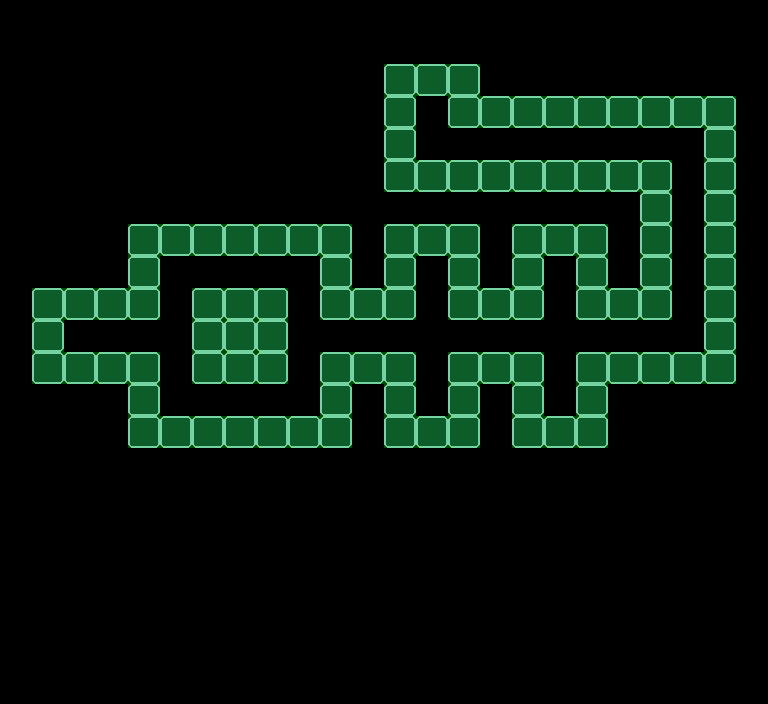

Below is a game level as drawn by its tile map, then a one-line description and the .tmx file that defines it, in full:
An orthogonal 24x22 tile map with 32x32 px tiles, 2 tile layers (Parede, Colisor), 2 tilesets.

<map version="1.2" tiledversion="1.2.2" orientation="orthogonal" renderorder="right-down" width="24" height="22" tilewidth="32" tileheight="32" infinite="0" nextlayerid="5" nextobjectid="1">
 <tileset firstgid="1" name="Tileset PNG.fw" tilewidth="32" tileheight="32" tilecount="144" columns="12">
  <image source="../../Images/Tileset/Tileset PNG.fw.png" width="384" height="384" />
 </tileset>
 <tileset firstgid="145" source="../ColisorImage.tsx" />
 <layer id="3" name="Parede" width="24" height="22">
  <data encoding="csv">
0,0,0,0,0,0,0,0,0,0,0,0,0,0,0,0,0,0,0,0,0,0,0,0,
0,0,0,0,0,0,0,0,0,0,0,0,0,0,0,0,0,0,0,0,0,0,0,0,
0,0,0,0,0,0,0,0,0,0,0,0,65,65,65,0,0,0,0,0,0,0,0,0,
0,0,0,0,0,0,0,0,0,0,0,0,65,0,65,65,65,65,65,65,65,65,65,0,
0,0,0,0,0,0,0,0,0,0,0,0,65,0,0,0,0,0,0,0,0,0,65,0,
0,0,0,0,0,0,0,0,0,0,0,0,65,65,65,65,65,65,65,65,65,0,65,0,
0,0,0,0,0,0,0,0,0,0,0,0,0,0,0,0,0,0,0,0,65,0,65,0,
0,0,0,0,65,65,65,65,65,65,65,0,65,65,65,0,65,65,65,0,65,0,65,0,
0,0,0,0,65,0,0,0,0,0,65,0,65,0,65,0,65,0,65,0,65,0,65,0,
0,65,65,65,65,0,65,65,65,0,65,65,65,0,65,65,65,0,65,65,65,0,65,0,
0,65,0,0,0,0,65,65,65,0,0,0,0,0,0,0,0,0,0,0,0,0,65,0,
0,65,65,65,65,0,65,65,65,0,65,65,65,0,65,65,65,0,65,65,65,65,65,0,
0,0,0,0,65,0,0,0,0,0,65,0,65,0,65,0,65,0,65,0,0,0,0,0,
0,0,0,0,65,65,65,65,65,65,65,0,65,65,65,0,65,65,65,0,0,0,0,0,
0,0,0,0,0,0,0,0,0,0,0,0,0,0,0,0,0,0,0,0,0,0,0,0,
0,0,0,0,0,0,0,0,0,0,0,0,0,0,0,0,0,0,0,0,0,0,0,0,
0,0,0,0,0,0,0,0,0,0,0,0,0,0,0,0,0,0,0,0,0,0,0,0,
0,0,0,0,0,0,0,0,0,0,0,0,0,0,0,0,0,0,0,0,0,0,0,0,
0,0,0,0,0,0,0,0,0,0,0,0,0,0,0,0,0,0,0,0,0,0,0,0,
0,0,0,0,0,0,0,0,0,0,0,0,0,0,0,0,0,0,0,0,0,0,0,0,
0,0,0,0,0,0,0,0,0,0,0,0,0,0,0,0,0,0,0,0,0,0,0,0,
0,0,0,0,0,0,0,0,0,0,0,0,0,0,0,0,0,0,0,0,0,0,0,0
</data>
 </layer>
 <layer id="4" name="Colisor" width="24" height="22" opacity="0.31">
  <data encoding="csv">
0,0,0,0,0,0,0,0,0,0,0,0,0,0,0,0,0,0,0,0,0,0,0,0,
0,0,0,0,0,0,0,0,0,0,0,0,0,0,0,0,0,0,0,0,0,0,0,0,
0,0,0,0,0,0,0,0,0,0,0,0,145,145,145,0,0,0,0,0,0,0,0,0,
0,0,0,0,0,0,0,0,0,0,0,0,145,0,145,145,145,145,145,145,145,145,145,0,
0,0,0,0,0,0,0,0,0,0,0,0,145,0,0,0,0,0,0,0,0,0,145,0,
0,0,0,0,0,0,0,0,0,0,0,0,145,145,145,145,145,145,145,145,145,0,145,0,
0,0,0,0,0,0,0,0,0,0,0,0,0,0,0,0,0,0,0,0,145,0,145,0,
0,0,0,0,145,145,145,145,145,145,145,0,145,145,145,0,145,145,145,0,145,0,145,0,
0,0,0,0,145,0,0,0,0,0,145,0,145,0,145,0,145,0,145,0,145,0,145,0,
0,145,145,145,145,0,145,145,145,0,145,145,145,0,145,145,145,0,145,145,145,0,145,0,
0,145,0,0,0,0,145,145,145,0,0,0,0,0,0,0,0,0,0,0,0,0,145,0,
0,145,145,145,145,0,145,145,145,0,145,145,145,0,145,145,145,0,145,145,145,145,145,0,
0,0,0,0,145,0,0,0,0,0,145,0,145,0,145,0,145,0,145,0,0,0,0,0,
0,0,0,0,145,145,145,145,145,145,145,0,145,145,145,0,145,145,145,0,0,0,0,0,
0,0,0,0,0,0,0,0,0,0,0,0,0,0,0,0,0,0,0,0,0,0,0,0,
0,0,0,0,0,0,0,0,0,0,0,0,0,0,0,0,0,0,0,0,0,0,0,0,
0,0,0,0,0,0,0,0,0,0,0,0,0,0,0,0,0,0,0,0,0,0,0,0,
0,0,0,0,0,0,0,0,0,0,0,0,0,0,0,0,0,0,0,0,0,0,0,0,
0,0,0,0,0,0,0,0,0,0,0,0,0,0,0,0,0,0,0,0,0,0,0,0,
0,0,0,0,0,0,0,0,0,0,0,0,0,0,0,0,0,0,0,0,0,0,0,0,
0,0,0,0,0,0,0,0,0,0,0,0,0,0,0,0,0,0,0,0,0,0,0,0,
0,0,0,0,0,0,0,0,0,0,0,0,0,0,0,0,0,0,0,0,0,0,0,0
</data>
 </layer>
</map>
